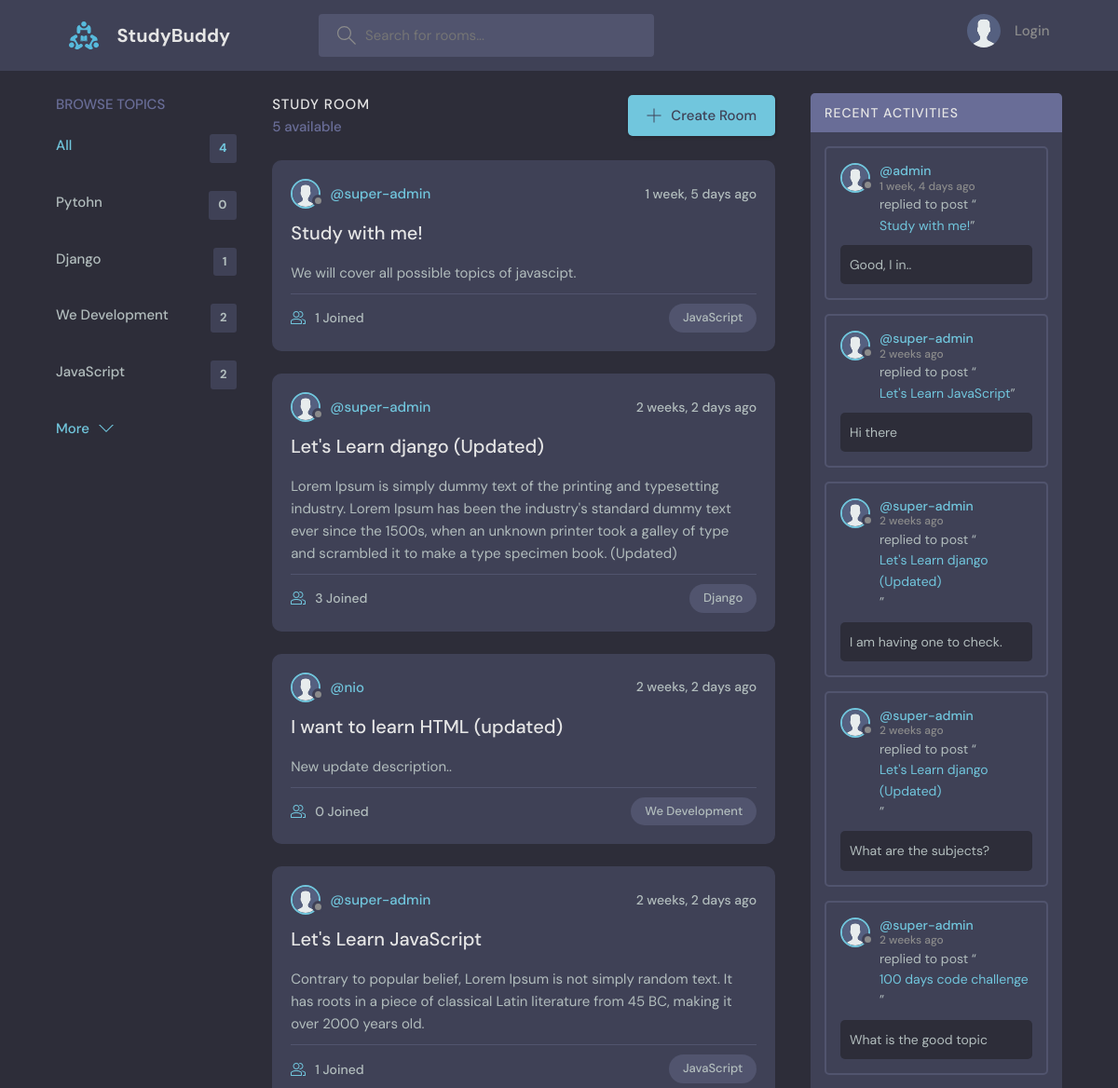
Before: / (upper part) with the older database file.
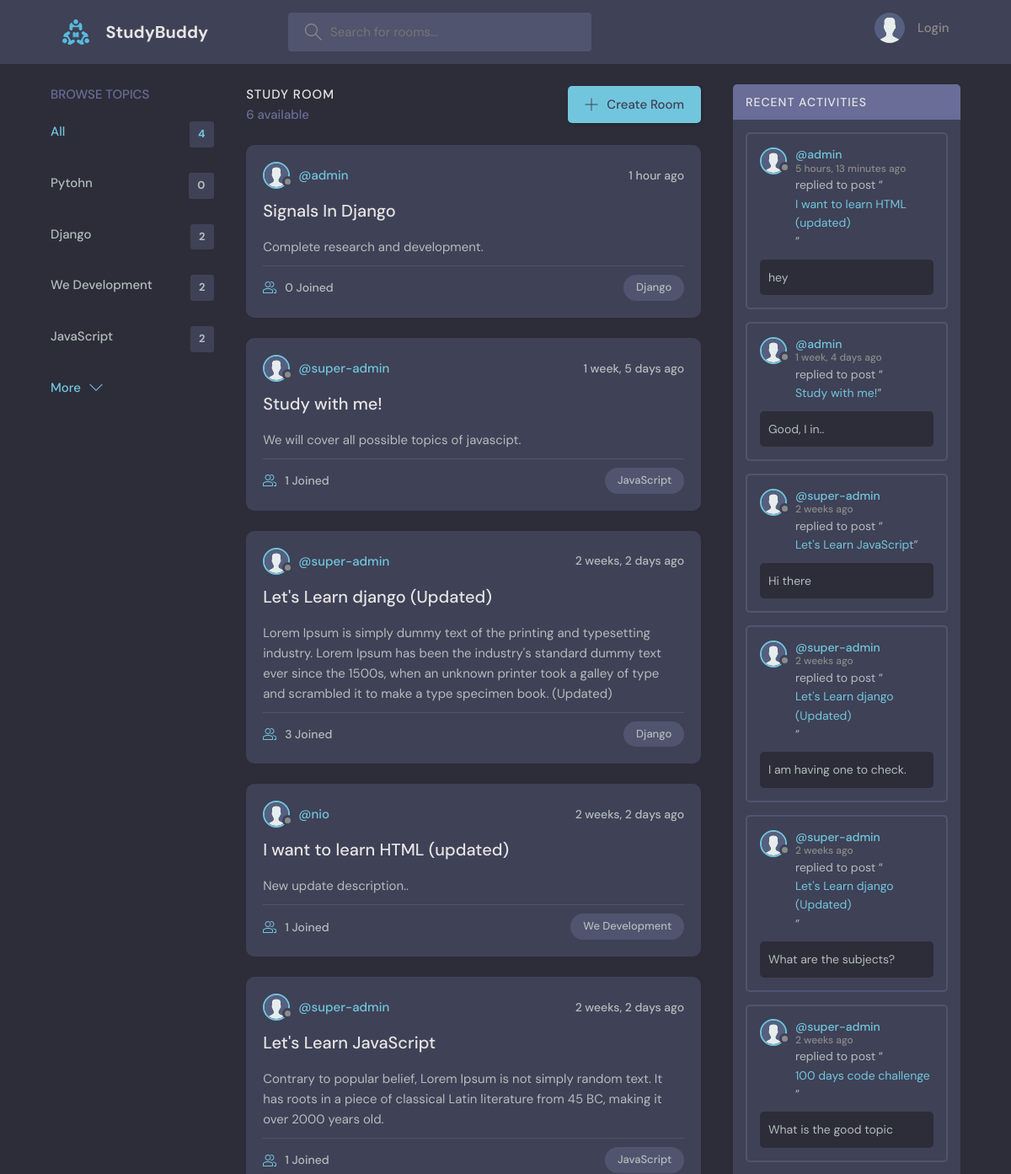
After: the same page with the newer database file.
### base/models.py (models this page shows, shortened)
class Topic(models.Model):
    name = models.CharField(max_length=200)

class Room(models.Model):
    host = models.ForeignKey(User, on_delete=models.SET_NULL, null=True)
    topic = models.ForeignKey(Topic, on_delete=models.SET_NULL, null=True)
    name = models.CharField(max_length=200)
    description = models.TextField(null=True, blank=True)
    participants = models.ManyToManyField(User, related_name='participants', blank=True) # many to many relationship
    updated = models.DateTimeField(auto_now=True)
    created = models.DateField(auto_now_add=True)
    class Meta:
        ordering = ['-updated', '-created'] # - means descending order
    def __str__(self):
        return self.name

class Message(models.Model):
    user = models.ForeignKey(User, on_delete=models.CASCADE)
    room = models.ForeignKey(Room, on_delete=models.CASCADE)
    body = models.TextField()
    updated = models.DateTimeField(auto_now=True)
    created = models.DateTimeField(auto_now_add=True)
    class Meta:
        ordering = ['-updated', '-created'] # - means descending order

### base/views.py (the view)
# urls.py: path('', views.home, name='home'),
def home(request):
    print('------------- cb+ s (print user data) -------------')
    print(request.user)
    for key, value in request.session.items():
        print('{} => {}'.format(key, value))
    print('------------- cb+ e (print user data) ------------- ')
    topics = Topic.objects.all()
    q = request.GET.get('q') if request.GET.get('q') != None else ''
    rooms = Room.objects.filter(
        Q(topic__name__icontains = q) |
        Q(name__icontains = q) |
        Q(description__icontains = q)
    )
    room_count = rooms.count()
    room_messages = Message.objects.filter(Q(room__topic__name__icontains = q)) # parent of parent data fetch [Message table >> Room table >> Topic table]
    print('-----------')
    print(rooms)
    print('-----------')
    context = {'rooms':rooms, 'topics':topics, 'room_count': room_count, 'room_messages':room_messages}
    return render(request, 'base/home.html', context)

### base/templates/base/home.html
{% extends 'main.html' %}
{% block content %}
    <main class="layout layout--3">
      <div class="container">
        {% include 'base/topics_component.html' %}
        {% include 'base/feed_component.html' %}
        {% include 'base/activity_component.html' %}
      </div>
    </main>
  {% endblock content %}

### base/templates/base/topics_component.html
<div class="topics">
    <div class="topics__header">
      <h2>Browse Topics</h2>
    </div>
    <ul class="topics__list">
      <li>
        <a href="{% url 'home' %}" class="active">All <span>{{topics.count}}</span></a>
      </li>
      {% for topic in topics %}
      <li>
        <a href="{% url 'home'%}?q={{topic.name}}">{{topic.name}} <span>{{topic.room_set.all.count}}</span></a>
      </li>
      {% endfor %}
    </ul>
    <a class="btn btn--link" href="topics.html">
      More
      <svg version="1.1" xmlns="http://www.w3.org/2000/svg" width="32" height="32" viewBox="0 0 32 32">
        <title>chevron-down</title>
        <path d="M16 21l-13-13h-3l16 16 16-16h-3l-13 13z"></path>
      </svg>
    </a>
  </div>

### base/templates/base/feed_component.html (shortened to what this page needs)
{% load static %}
<div class="roomList">
  <div class="roomList__header">
    <div>
      <h2>Study Room</h2>
      <p>{{room_count}} available</p>
    </div>
    <a class="btn btn--main" href="{% url 'create-room' %}">
      <svg version="1.1" xmlns="http://www.w3.org/2000/svg" width="32" height="32" viewBox="0 0 32 32">
        <title>add</title>
        <path
          d="M16.943 0.943h-1.885v14.115h-14.115v1.885h14.115v14.115h1.885v-14.115h14.115v-1.885h-14.115v-14.115z"
        ></path>
      </svg>
      Create Room
    </a>
  </div>
  {% for room in rooms %}
    <div class="roomListRoom">
      <div class="roomListRoom__header">
        <a href="{% url 'profile' room.host.id %}" class="roomListRoom__author">
          <div class="avatar avatar--small">
            <img src="{% static 'assets/avatar.svg' %}" />
          </div>
          <span>@{{room.host.username}}</span>
        </a>
        <div class="roomListRoom__actions">
          <span>{{room.created|timesince}} ago</span>
        </div>
      </div>
      <div class="roomListRoom__content">
        <a href="{% url 'room' room.id %}">{{ room.name }}</a>
        <p>
          {{room.description}}
        </p>
      </div>
      <div class="roomListRoom__meta">
        <a href="room.html" class="roomListRoom__joined">
          {{room.message_set.all.count}} Joined
        </a>
        <p class="roomListRoom__topic">{{room.topic.name}}</p>
      </div>
    </div>
  {% endfor %}
</div>

### base/templates/base/activity_component.html (shortened to what this page needs)
{% load static %}
  <div class="activities">
    <div class="activities__header">
      <h2>Recent Activities</h2>
    </div>
    {% for room_message in room_messages %}
      <div class="activities__box">
        <div class="activities__boxHeader roomListRoom__header">
          <a href="{% url 'profile' room_message.user.id %}" class="roomListRoom__author">
            <div class="avatar avatar--small">
              <img src="{% static 'assets/avatar.svg' %}" />
            </div>
            <p>
              @{{room_message.user.username}}
              <span>{{room_message.created|timesince}} ago</span>
            </p>
          </a>
        </div>
        <div class="activities__boxContent">
          <p>replied to post “<a href="{% url 'room' room_message.room.id %}">{{room_message.room.name}}</a>”</p>
          <div class="activities__boxRoomContent">
            {{room_message.body}}
          </div>
        </div>
      </div>
    {% endfor %}
  </div>

Changed rows visible on the page:
computed for Topic "Django": room_set.all.count "1" → "2"
added Room: host.username "admin", created "1 hour", name "Signals In Django", description "Complete research and development.", message_set.all.count "0", topic.name "Django"
computed for Room "I want to learn HTML (updated)": message_set.all.count "0" → "1"
added Message: user.username "admin", created "5 hours, 13 minutes", room.name "I want to learn HTML (updated)", body "hey"
Other visible differences:
{{ room_count }}: "5" → "6"
